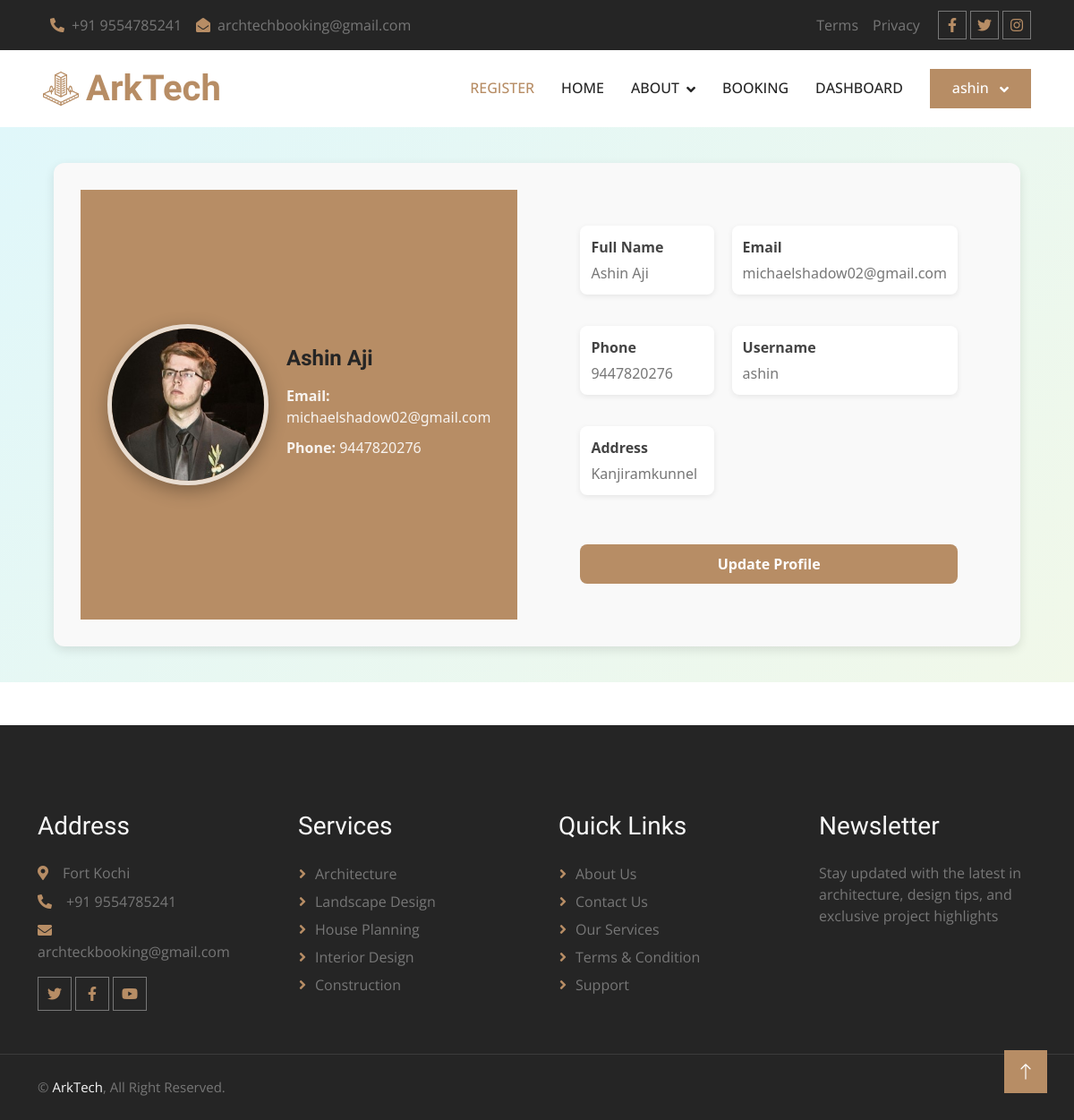
The page /Guest/profile.php (signed in) on the database its author committed.
### tables this page shows
CREATE TABLE IF NOT EXISTS `tbl_customer` (
  `customer_id` int NOT NULL AUTO_INCREMENT,
  `cname` varchar(100) NOT NULL,
  `addres` varchar(500) NOT NULL,
  `email` varchar(50) NOT NULL,
  `phone` varchar(15) NOT NULL,
  `username` varchar(50) NOT NULL,
  `passwords` varchar(50) NOT NULL,
  `locations` varchar(50) NOT NULL,
  `cprofile` varchar(1000) NOT NULL,
  PRIMARY KEY (`customer_id`)
);

### dboperation.php (called while the page is built, shortened)
<?php
class dboperation
{
    public $con,$res;
    function __construct()
    {
        $this->con=mysqli_connect("localhost","root","","arktech");
    }
    public function executequery($sql)
    {
        $this->res=mysqli_query($this->con,$sql);
        return $this->res;
    }
}
?>

### Guest/profile.php (the view, shortened to what this page needs)
<?php
include("header.php");
include_once("../dboperation.php");
$obj = new dboperation();
$customer_id = $_SESSION['customer_id'];
$sql = "SELECT * FROM tbl_customer WHERE customer_id='$customer_id'";
$res = $obj->executequery($sql);
$customer = mysqli_fetch_assoc($res);
$name     = $customer['cname'] ?? "Not available";
$email    = $customer['email'] ?? "Not available";
$phone    = $customer['phone'] ?? "Not available";
$username = $customer['username'] ?? "Not provided";
$addres  = $customer['addres'] ?? "Not provided";
?>
<link href="css/dashboard.css" rel="stylesheet">
<main>
    <div class="profile-container">
         <div class="left">
            <img src="<?php echo $customer['cprofile'] ? '../uploads/'.$customer['cprofile'] : '../uploads/default.png'; ?>"
                 class="profile-pic"
                 alt="Profile Picture">
            <div class="architect-info">
                <h1><?php echo $name; ?></h1>
                <p><strong>Email:</strong> <?php echo $email; ?></p>
                <p><strong>Phone:</strong> <?php echo $phone; ?></p>
            </div>
        </div>
        <div class="right">
            <div class="detail">
                <strong>Full Name</strong>
                <?php echo $name; ?>
            </div>
            <div class="detail">
                <strong>Email</strong>
                <?php echo $email; ?>
            </div>
            <div class="detail">
                <strong>Phone</strong>
                <?php echo $phone; ?>
            </div>
            <div class="detail">
                <strong>Username</strong>
                <?php echo $username; ?>
            </div>
            <div class="detail">
                <strong>Address</strong>
                <?php echo $addres; ?>
            </div>
            <a href="update_customer_profile.php" class="update-btn">Update Profile</a>
        </div>
    </div>
</main>
<?php include("footer.php"); ?>

### Guest/css/style.css (style rules this page uses)
:root { --primary: #B78D65; --light: #F8F8F8; --dark: #252525; }
h1, h2, .h1, .h2, .fw-bold { font-weight: 600 !important; }

### Guest/css/dashboard.css (style rules this page uses)
main { font-family: "Segoe UI", sans-serif; background: linear-gradient(135deg, #e0f7fa, #f1f8e9); padding: 40px 0; }
.profile-container { width: 90%; margin: auto; border-radius: 15px; overflow: hidden; display: flex; flex-direction: row; }
.left { flex: 1; background: #B78D65; display: flex; align-items: center; justify-content: flex-start; padding: 30px; color: white; gap: 20px; }
.profile-pic { width: 180px; height: 180px; border-radius: 50%; object-fit: cover; border: 5px solid rgba(255,255,255,0.7); box-shadow: 0 6px 20px rgba(0,0,0,0.3); transition: transform 0.3s ease; }
.architect-info { display: flex; flex-direction: column; justify-content: center; }
.architect-info h1 { margin: 0; font-size: 28px; }
.architect-info p { margin: 5px 0; font-size: 16px; opacity: 0.9; }
.right { flex: 2; padding: 40px; display: grid; grid-template-columns: 1fr 1fr; gap: 20px; }
.detail { background: #f9f9f9; padding: 15px; border-radius: 8px; box-shadow: 0px 2px 6px rgba(0,0,0,0.05); }
.detail strong { display: block; color: #B78D65; margin-bottom: 5px; }
.update-btn { grid-column: span 2; padding: 12px; background: #B78D65; color: white; text-align: center; border-radius: 6px; text-decoration: none; font-weight: bold; transition: background 0.3s ease; }

### Guest/profile.php (style rules this page uses)
.profile-container { display: flex; gap: 30px; padding: 30px; background: #f9f9f9; border-radius: 12px; box-shadow: 0 4px 12px rgba(0,0,0,0.1); }
.left, .right { flex: 1; }
.architect-info h1 { font-size: 24px; margin-bottom: 10px; }
.detail { margin-bottom: 15px; padding: 12px; background: #fff; border-radius: 8px; box-shadow: 0 2px 6px rgba(0,0,0,0.08); }
.detail strong { display: block; font-weight: bold; margin-bottom: 5px; color: #444; }
.update-btn { display: inline-block; margin-top: 20px; padding: 10px 20px; background: #B78D65; color: #fff; text-decoration: none; border-radius: 8px; transition: background 0.3s; }

### rows shown on the page
tbl_customer: cprofile (picture), cname "Ashin Aji", email "michaelshadow02@gmail.com", phone "9447820276", username "ashin", addres "Kanjiramkunnel"

### other values the page prints
$_SESSION['username'] "ashin"
